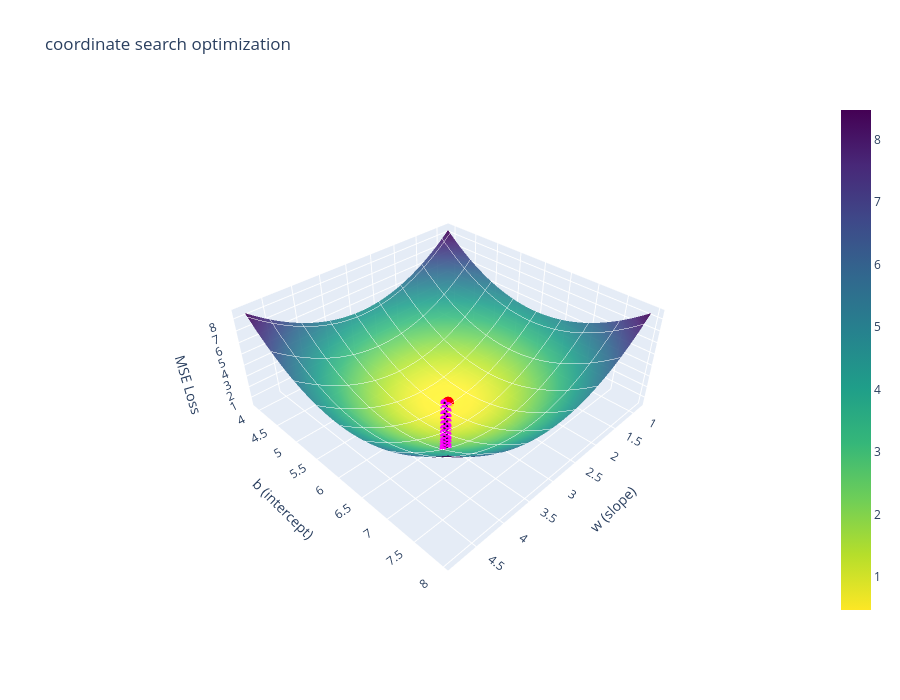

Notebook cell for this chart:
### Code cell
search_path_plot(coordinate_search_path, title='coordinate search optimization')

### Figure 1 — Plotly figure (JSON) as saved in the notebook; plotly's stock layout.template omitted (floating-point values rounded to 4 significant figures; data arrays with more than 128 entries replaced by an {"elided": "..."} marker saying what was removed)
{"data": [{"colorscale": [[0, "#fde725"], [0.1111, "#b5de2b"], [0.2222, "#6ece58"], [0.3333, "#35b779"], [0.4444, "#1f9e89"], [0.5556, "#26828e"], [0.6667, "#31688e"], [0.7778, "#3e4989"], [0.8889, "#482878"], [1, "#440154"]], "contours": {"x": {"color": "white", "show": true}, "y": {"color": "white", "show": true}}, "opacity": 0.9, "showscale": true, "type": "surface", "x": {"elided": "100x100 float values"}, "y": {"elided": "100x100 float values"}, "z": {"elided": "100x100 float values"}}, {"line": {"color": "black", "width": 4}, "marker": {"color": "magenta", "size": 4}, "mode": "lines+markers", "showlegend": false, "type": "scatter3d", "x": [4, 3.9], "y": [7, 7], "z": [2.893, 2.674]}, {"line": {"color": "black", "width": 4}, "marker": {"color": "magenta", "size": 4}, "mode": "lines+markers", "showlegend": false, "type": "scatter3d", "x": [3.9, 3.9], "y": [7, 6.9], "z": [2.674, 2.474]}, {"line": {"color": "black", "width": 4}, "marker": {"color": "magenta", "size": 4}, "mode": "lines+markers", "showlegend": false, "type": "scatter3d", "x": [3.9, 3.8], "y": [6.9, 6.9], "z": [2.474, 2.274]}, {"line": {"color": "black", "width": 4}, "marker": {"color": "magenta", "size": 4}, "mode": "lines+markers", "showlegend": false, "type": "scatter3d", "x": [3.8, 3.8], "y": [6.9, 6.8], "z": [2.274, 2.094]}, {"line": {"color": "black", "width": 4}, "marker": {"color": "magenta", "size": 4}, "mode": "lines+markers", "showlegend": false, "type": "scatter3d", "x": [3.8, 3.7], "y": [6.8, 6.8], "z": [2.094, 1.914]}, {"line": {"color": "black", "width": 4}, "marker": {"color": "magenta", "size": 4}, "mode": "lines+markers", "showlegend": false, "type": "scatter3d", "x": [3.7, 3.7], "y": [6.8, 6.7], "z": [1.914, 1.754]}, {"line": {"color": "black", "width": 4}, "marker": {"color": "magenta", "size": 4}, "mode": "lines+markers", "showlegend": false, "type": "scatter3d", "x": [3.7, 3.6], "y": [6.7, 6.7], "z": [1.754, 1.594]}, {"line": {"color": "black", "width": 4}, "marker": {"color": "magenta", "size": 4}, "mode": "lines+markers", "showlegend": false, "type": "scatter3d", "x": [3.6, 3.6], "y": [6.7, 6.6], "z": [1.594, 1.454]}, {"line": {"color": "black", "width": 4}, "marker": {"color": "magenta", "size": 4}, "mode": "lines+markers", "showlegend": false, "type": "scatter3d", "x": [3.6, 3.5], "y": [6.6, 6.6], "z": [1.454, 1.314]}, {"line": {"color": "black", "width": 4}, "marker": {"color": "magenta", "size": 4}, "mode": "lines+markers", "showlegend": false, "type": "scatter3d", "x": [3.5, 3.5], "y": [6.6, 6.5], "z": [1.314, 1.194]}, {"line": {"color": "black", "width": 4}, "marker": {"color": "magenta", "size": 4}, "mode": "lines+markers", "showlegend": false, "type": "scatter3d", "x": [3.5, 3.4], "y": [6.5, 6.5], "z": [1.194, 1.075]}, {"line": {"color": "black", "width": 4}, "marker": {"color": "magenta", "size": 4}, "mode": "lines+markers", "showlegend": false, "type": "scatter3d", "x": [3.4, 3.4], "y": [6.5, 6.4], "z": [1.075, 0.9741]}, {"line": {"color": "black", "width": 4}, "marker": {"color": "magenta", "size": 4}, "mode": "lines+markers", "showlegend": false, "type": "scatter3d", "x": [3.4, 3.3], "y": [6.4, 6.4], "z": [0.9741, 0.8746]}, {"line": {"color": "black", "width": 4}, "marker": {"color": "magenta", "size": 4}, "mode": "lines+markers", "showlegend": false, "type": "scatter3d", "x": [3.3, 3.3], "y": [6.4, 6.3], "z": [0.8746, 0.7942]}, {"line": {"color": "black", "width": 4}, "marker": {"color": "magenta", "size": 4}, "mode": "lines+markers", "showlegend": false, "type": "scatter3d", "x": [3.3, 3.2], "y": [6.3, 6.3], "z": [0.7942, 0.7147]}, {"line": {"color": "black", "width": 4}, "marker": {"color": "magenta", "size": 4}, "mode": "lines+markers", "showlegend": false, "type": "scatter3d", "x": [3.2, 3.2], "y": [6.3, 6.2], "z": [0.7147, 0.6543]}, {"line": {"color": "black", "width": 4}, "marker": {"color": "magenta", "size": 4}, "mode": "lines+markers", "showlegend": false, "type": "scatter3d", "x": [3.2, 3.1], "y": [6.2, 6.2], "z": [0.6543, 0.5948]}, {"line": {"color": "black", "width": 4}, "marker": {"color": "magenta", "size": 4}, "mode": "lines+markers", "showlegend": false, "type": "scatter3d", "x": [3.1, 3.1], "y": [6.2, 6.1], "z": [0.5948, 0.5544]}, {"line": {"color": "black", "width": 4}, "marker": {"color": "magenta", "size": 4}, "mode": "lines+markers", "showlegend": false, "type": "scatter3d", "x": [3.1, 3.0], "y": [6.1, 6.1], "z": [0.5544, 0.5149]}, {"line": {"color": "black", "width": 4}, "marker": {"color": "magenta", "size": 4}, "mode": "lines+markers", "showlegend": false, "type": "scatter3d", "x": [3.0, 3.0], "y": [6.1, 6.0], "z": [0.5149, 0.4945]}, {"line": {"color": "black", "width": 4}, "marker": {"color": "magenta", "size": 4}, "mode": "lines+markers", "showlegend": false, "type": "scatter3d", "x": [3.0, 2.9], "y": [6.0, 6.0], "z": [0.4945, 0.475]}, {"line": {"color": "black", "width": 4}, "marker": {"color": "magenta", "size": 4}, "mode": "lines+markers", "showlegend": false, "type": "scatter3d", "x": [2.9, 2.9], "y": [6.0, 5.9], "z": [0.475, 0.4746]}, {"line": {"color": "black", "width": 4}, "marker": {"color": "magenta", "size": 4}, "mode": "lines+markers", "showlegend": false, "type": "scatter3d", "x": [2.9, 2.9], "y": [5.9, 6.0], "z": [0.4746, 0.475]}, {"line": {"color": "black", "width": 4}, "marker": {"color": "magenta", "size": 4}, "mode": "lines+markers", "showlegend": false, "type": "scatter3d", "x": [2.9, 2.9], "y": [6.0, 5.9], "z": [0.475, 0.4746]}, {"line": {"color": "black", "width": 4}, "marker": {"color": "magenta", "size": 4}, "mode": "lines+markers", "showlegend": false, "type": "scatter3d", "x": [2.9, 2.9], "y": [5.9, 6.0], "z": [0.4746, 0.475]}, {"line": {"color": "black", "width": 4}, "marker": {"color": "magenta", "size": 4}, "mode": "lines+markers", "showlegend": false, "type": "scatter3d", "x": [2.9, 2.9], "y": [6.0, 5.9], "z": [0.475, 0.4746]}, {"line": {"color": "black", "width": 4}, "marker": {"color": "magenta", "size": 4}, "mode": "lines+markers", "showlegend": false, "type": "scatter3d", "x": [2.9, 2.9], "y": [5.9, 6.0], "z": [0.4746, 0.475]}, {"line": {"color": "black", "width": 4}, "marker": {"color": "magenta", "size": 4}, "mode": "lines+markers", "showlegend": false, "type": "scatter3d", "x": [2.9, 2.9], "y": [6.0, 5.9], "z": [0.475, 0.4746]}, {"line": {"color": "black", "width": 4}, "marker": {"color": "magenta", "size": 4}, "mode": "lines+markers", "showlegend": false, "type": "scatter3d", "x": [2.9, 2.9], "y": [5.9, 6.0], "z": [0.4746, 0.475]}, {"line": {"color": "black", "width": 4}, "marker": {"color": "magenta", "size": 4}, "mode": "lines+markers", "showlegend": false, "type": "scatter3d", "x": [2.9, 2.9], "y": [6.0, 5.9], "z": [0.475, 0.4746]}, {"marker": {"color": "red", "size": 7}, "mode": "markers", "name": "Minimum", "showlegend": false, "type": "scatter3d", "x": [2.852], "y": [5.948], "z": [0.4701]}], "layout": {"height": 700, "scene": {"aspectratio": {"x": 1, "y": 1, "z": 0.4}, "xaxis": {"title": {"text": "w (slope)"}}, "yaxis": {"title": {"text": "b (intercept)"}}, "zaxis": {"title": {"text": "MSE Loss"}}}, "title": {"text": "coordinate search optimization"}, "width": 900}}
